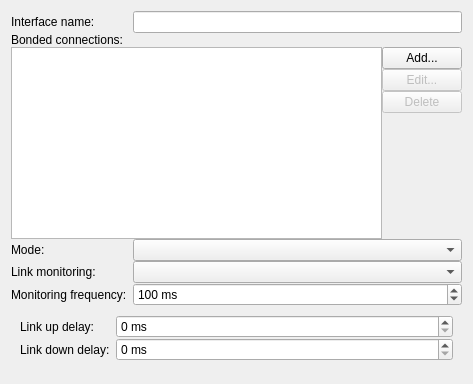
<?xml version="1.0" encoding="UTF-8"?>
<ui version="4.0">
 <author>Lukáš Tinkl &lt;ltinkl@redhat.com&gt;</author>
 <class>BondWidget</class>
 <widget class="QWidget" name="BondWidget">
  <property name="geometry">
   <rect>
    <x>0</x>
    <y>0</y>
    <width>473</width>
    <height>384</height>
   </rect>
  </property>
  <layout class="QFormLayout" name="formLayout_2">
    <property name="verticalSpacing">
    <number>0</number>
    </property>
   <item row="0" column="0">
    <widget class="QLabel" name="label">
     <property name="text">
      <string>Interface name:</string>
     </property>
     <property name="buddy">
      <cstring>ifaceName</cstring>
     </property>
    </widget>
   </item>
   <item row="0" column="1">
    <widget class="KLineEdit" name="ifaceName"/>
   </item>
   <item row="1" column="0">
    <widget class="QLabel" name="label_2">
     <property name="text">
      <string>Bonded connections:</string>
     </property>
     <property name="buddy">
      <cstring>bonds</cstring>
     </property>
    </widget>
   </item>
   <item row="2" column="0" colspan="2">
    <layout class="QGridLayout" name="gridLayout">
     <item row="0" column="0" rowspan="4">
      <widget class="QListWidget" name="bonds">
       <property name="editTriggers">
        <set>QAbstractItemView::NoEditTriggers</set>
       </property>
       <property name="alternatingRowColors">
        <bool>true</bool>
       </property>
       <property name="uniformItemSizes">
        <bool>true</bool>
       </property>
      </widget>
     </item>
     <item row="0" column="1">
      <widget class="QPushButton" name="btnAdd">
       <property name="text">
        <string>Add...</string>
       </property>
       <property name="icon">
        <iconset theme="list-add">
         <normaloff/>
        </iconset>
       </property>
      </widget>
     </item>
     <item row="1" column="1">
      <widget class="QPushButton" name="btnEdit">
       <property name="enabled">
        <bool>false</bool>
       </property>
       <property name="text">
        <string>Edit...</string>
       </property>
       <property name="icon">
        <iconset theme="configure">
         <normaloff/>
        </iconset>
       </property>
      </widget>
     </item>
     <item row="2" column="1">
      <widget class="QPushButton" name="btnDelete">
       <property name="enabled">
        <bool>false</bool>
       </property>
       <property name="text">
        <string>Delete</string>
       </property>
       <property name="icon">
        <iconset theme="edit-delete">
         <normaloff/>
        </iconset>
       </property>
      </widget>
     </item>
     <item row="3" column="1">
      <spacer name="verticalSpacer">
       <property name="orientation">
        <enum>Qt::Vertical</enum>
       </property>
       <property name="sizeHint" stdset="0">
        <size>
         <width>20</width>
         <height>40</height>
        </size>
       </property>
      </spacer>
     </item>
    </layout>
   </item>
   <item row="3" column="0">
    <widget class="QLabel" name="label_3">
     <property name="text">
      <string>Mode:</string>
     </property>
     <property name="buddy">
      <cstring>mode</cstring>
     </property>
    </widget>
   </item>
   <item row="3" column="1">
    <widget class="KComboBox" name="mode">
     <property name="sizePolicy">
      <sizepolicy hsizetype="MinimumExpanding" vsizetype="Fixed">
       <horstretch>0</horstretch>
       <verstretch>0</verstretch>
      </sizepolicy>
     </property>
    </widget>
   </item>
   <item row="4" column="0">
    <widget class="QLabel" name="label_4">
     <property name="text">
      <string>Link monitoring:</string>
     </property>
     <property name="buddy">
      <cstring>linkMonitoring</cstring>
     </property>
    </widget>
   </item>
   <item row="4" column="1">
    <widget class="KComboBox" name="linkMonitoring">
     <property name="sizePolicy">
      <sizepolicy hsizetype="MinimumExpanding" vsizetype="Fixed">
       <horstretch>0</horstretch>
       <verstretch>0</verstretch>
      </sizepolicy>
     </property>
    </widget>
   </item>
   <item row="5" column="0">
    <widget class="QLabel" name="label_5">
     <property name="text">
      <string>Monitoring frequency:</string>
     </property>
     <property name="buddy">
      <cstring>monitorFreq</cstring>
     </property>
    </widget>
   </item>
   <item row="5" column="1">
    <widget class="QSpinBox" name="monitorFreq">
     <property name="suffix">
      <string> ms</string>
     </property>
     <property name="minimum">
      <number>1</number>
     </property>
     <property name="maximum">
      <number>999999999</number>
     </property>
     <property name="value">
      <number>100</number>
     </property>
    </widget>
   </item>
   <item row="6" column="0" colspan="2">
    <widget class="QStackedWidget" name="monitorStack">
     <property name="sizePolicy">
      <sizepolicy hsizetype="MinimumExpanding" vsizetype="MinimumExpanding">
       <horstretch>0</horstretch>
       <verstretch>0</verstretch>
      </sizepolicy>
     </property>
     <property name="currentIndex">
      <number>0</number>
     </property>
     <widget class="QWidget" name="miiPage">
      <layout class="QFormLayout" name="formLayout">
      <property name="verticalSpacing">
       <number>0</number>
      </property>
       <item row="0" column="0">
        <widget class="QLabel" name="label_6">
         <property name="text">
          <string>Link up delay:</string>
         </property>
         <property name="buddy">
          <cstring>upDelay</cstring>
         </property>
        </widget>
       </item>
       <item row="0" column="1">
        <widget class="QSpinBox" name="upDelay">
         <property name="suffix">
          <string> ms</string>
         </property>
         <property name="maximum">
          <number>999999999</number>
         </property>
        </widget>
       </item>
       <item row="1" column="0">
        <widget class="QLabel" name="label_7">
         <property name="text">
          <string>Link down delay:</string>
         </property>
         <property name="buddy">
          <cstring>downDelay</cstring>
         </property>
        </widget>
       </item>
       <item row="1" column="1">
        <widget class="QSpinBox" name="downDelay">
         <property name="suffix">
          <string> ms</string>
         </property>
         <property name="maximum">
          <number>999999999</number>
         </property>
        </widget>
       </item>
      </layout>
     </widget>
     <widget class="QWidget" name="arpPage">
      <layout class="QFormLayout" name="formLayout_3">
      <property name="verticalSpacing">
       <number>0</number>
      </property>
       <item row="0" column="0">
        <widget class="QLabel" name="label_8">
         <property name="text">
          <string>ARP targets:</string>
         </property>
         <property name="buddy">
          <cstring>arpTargets</cstring>
         </property>
        </widget>
       </item>
       <item row="0" column="1">
        <widget class="KLineEdit" name="arpTargets">
         <property name="toolTip">
          <string>An IP address or comma-separated list of addresses.</string>
         </property>
        </widget>
       </item>
      </layout>
     </widget>
    </widget>
   </item>
  </layout>
 </widget>
 <customwidgets>
  <customwidget>
   <class>KComboBox</class>
   <extends>QComboBox</extends>
   <header>kcombobox.h</header>
  </customwidget>
  <customwidget>
   <class>KLineEdit</class>
   <extends>QLineEdit</extends>
   <header>klineedit.h</header>
  </customwidget>
 </customwidgets>
 <tabstops>
  <tabstop>ifaceName</tabstop>
  <tabstop>bonds</tabstop>
  <tabstop>btnAdd</tabstop>
  <tabstop>btnEdit</tabstop>
  <tabstop>btnDelete</tabstop>
  <tabstop>mode</tabstop>
  <tabstop>linkMonitoring</tabstop>
  <tabstop>monitorFreq</tabstop>
  <tabstop>upDelay</tabstop>
  <tabstop>downDelay</tabstop>
  <tabstop>arpTargets</tabstop>
 </tabstops>
 <resources/>
 <connections>
  <connection>
   <sender>linkMonitoring</sender>
   <signal>currentIndexChanged(int)</signal>
   <receiver>monitorStack</receiver>
   <slot>setCurrentIndex(int)</slot>
   <hints>
    <hint type="sourcelabel">
     <x>310</x>
     <y>273</y>
    </hint>
    <hint type="destinationlabel">
     <x>360</x>
     <y>334</y>
    </hint>
   </hints>
  </connection>
 </connections>
</ui>
